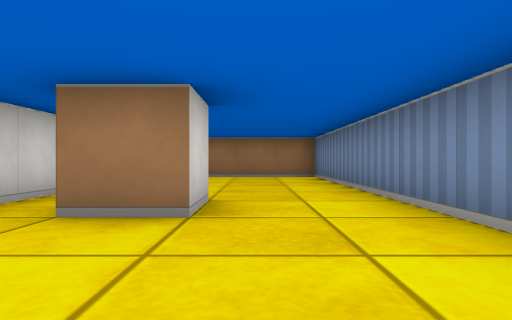
view 1 (above)

18 first-person views from a walk through a cub3D ray-caster map. The camera is about half as high as the walls, looks level and sees 75° across. The floor is counted in squares. Each view is taken from the middle of a square. On the plan, view 1 faces up. The plan holds only what a view shows up to about 9 squares ahead; the rest is blank.

view 2
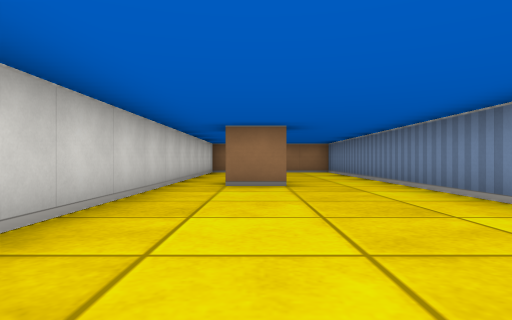

view 3
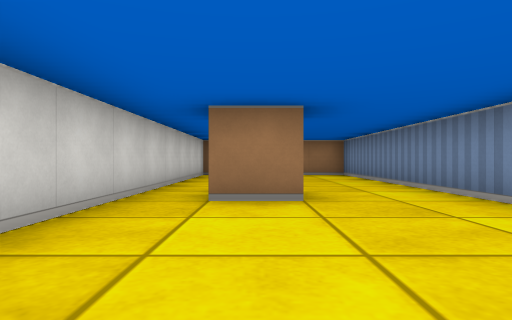

view 4
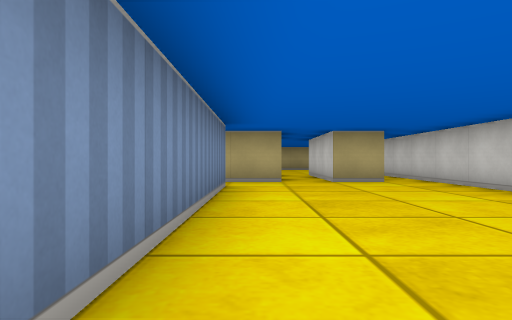

view 5
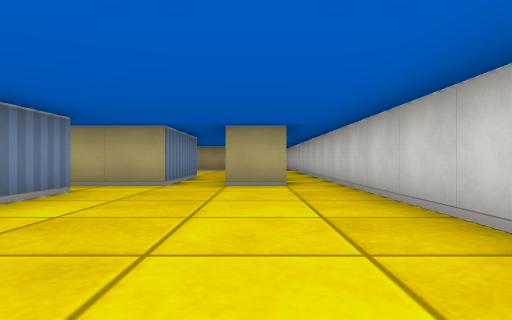

view 6
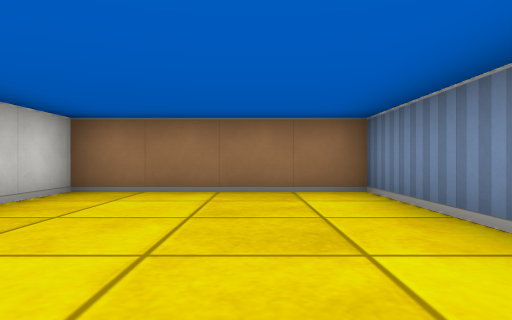

view 7
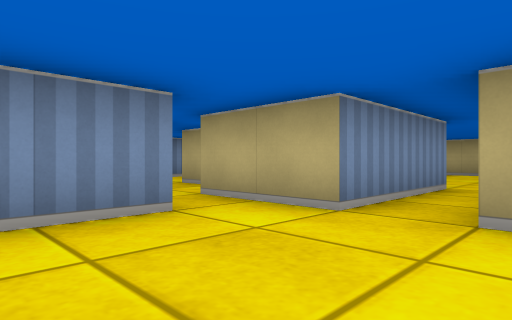

view 8
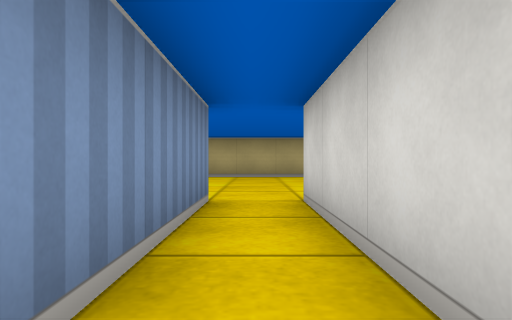

view 9
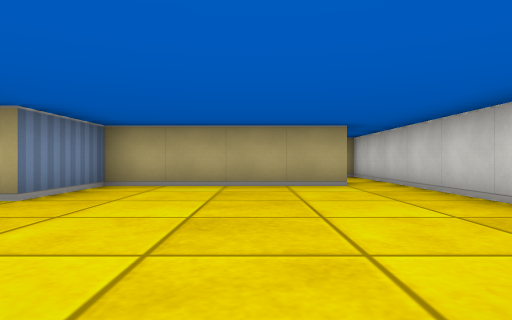

view 10
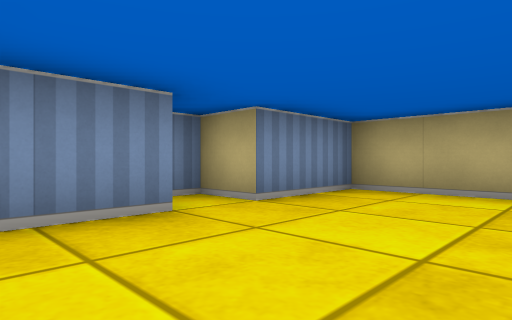

view 11
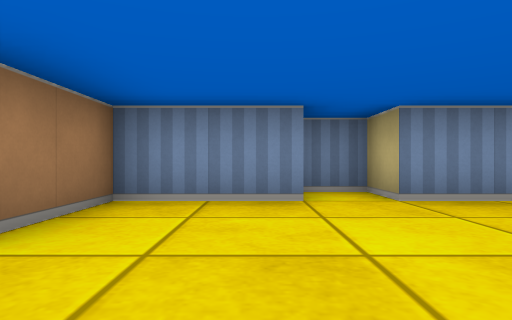

view 12
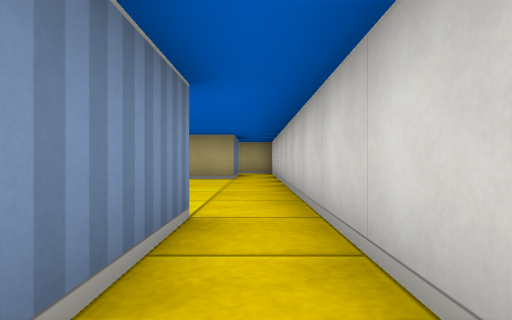

view 13
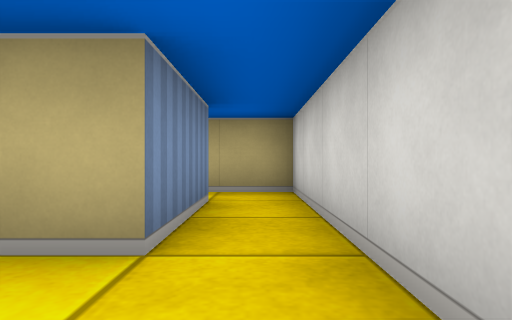

view 14
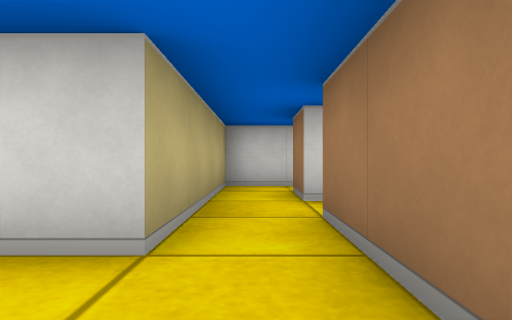

view 15
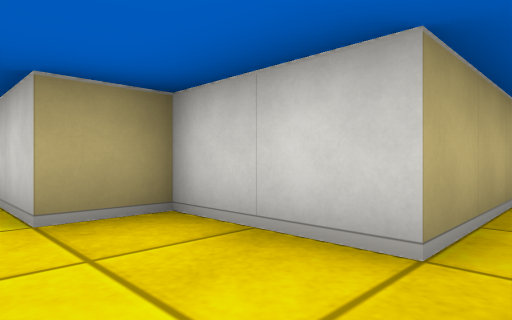

view 16
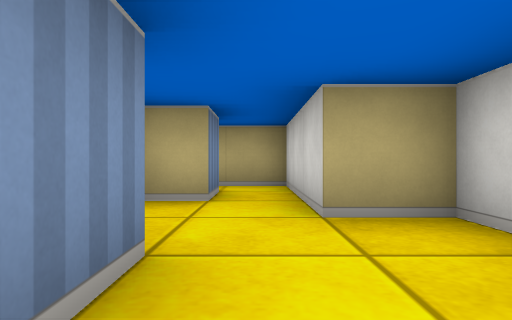

view 17
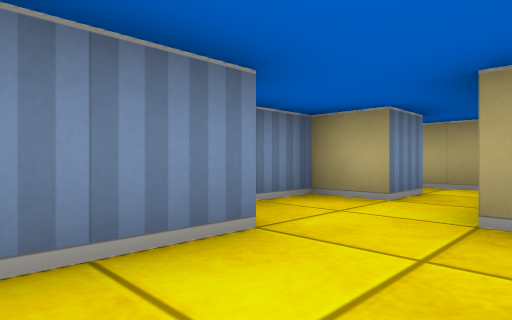

view 18
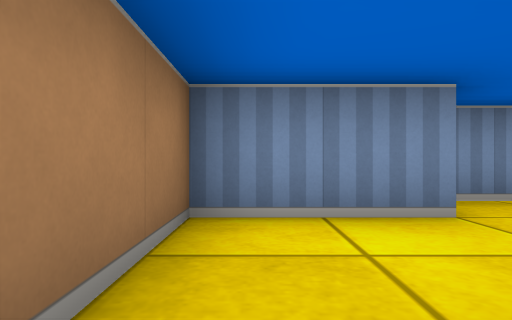

### Floor plan
Points are (right, up) in squares from view 1. A wall is a line through its corners. A room is listed if a view was taken in it or the views show most of it. See-through windows are left out.
Room 1 (views 1, 2, 3, 4, 5, 6, 7, 8)
walls: (-0.5, 3.5) (-0.5, 2.5) (-1.5, 2.5); (1.5, -2.5) (1.5, 8.5) (-2.5, 8.5) (-2.5, -3.5); (0.5, -3.5) (2.5, -3.5); (-1.6, -3.5) (-0.5, -3.5)
ways out: opening at (-1, -3) to room 2; opening at (2, -3)
Room 2 (views 9, 10, 11, 12, 13)
walls: (0.5, -6.5) (0.5, -3.5); (-1.5, -6.5) (-1.5, -4.6); (2.5, -8.5) (2.5, -6.5) (0.9, -6.5); (-1.5, -11.5) (2.5, -11.5) (2.5, -9.5) (3.5, -9.5) (3.5, -8.6); (-0.5, -3.5) (-0.5, -6.5); (-2.5, -3.5) (-2.5, -11.5)
ways out: opening at (-1, -3) to room 1; opening at (-2, -12.5) to room 4
Room 3 (views 14, 15, 16, 17)
walls: (3.5, -15.6) (3.5, -13.5) (1.5, -13.5); (1.5, -14.5) (1.5, -16.5) (2.5, -16.5) (2.5, -19.5) (3.9, -19.5); (3.5, -18.5) (3.5, -17.5) (4.5, -17.5) (4.5, -16)
ways out: opening at (1, -14) to room 4; opening at (4, -19)
Room 4 (view 18)
walls: (-0.5, -13.5) (-1.5, -13.5) (-1.5, -11.5); (1.5, -13.5) (0.5, -13.5); (-2.5, -11.5) (-2.5, -14.5) (1.5, -14.5)
ways out: opening at (-2, -12.5) to room 2; opening at (1, -14) to room 3

Positions as (right, up) in squares from view 1, and headings:
1: (0, 0), facing up
2: (-1, -3), facing up
3: (-1, -1), facing up
4: (1, 3), facing down
5: (-1, 2), facing down
6: (0, 4), facing up
7: (-1, -1), facing down-right
8: (0, -3), facing down
9: (0, -6), facing down
10: (0, -7), facing down-right
11: (-1, -8), facing right
12: (-2, -4), facing down
13: (-2, -10), facing down
14: (3, -14), facing left
15: (3, -14), facing down-left
16: (3, -14), facing down
17: (2, -14), facing down-right
18: (1, -14), facing right
